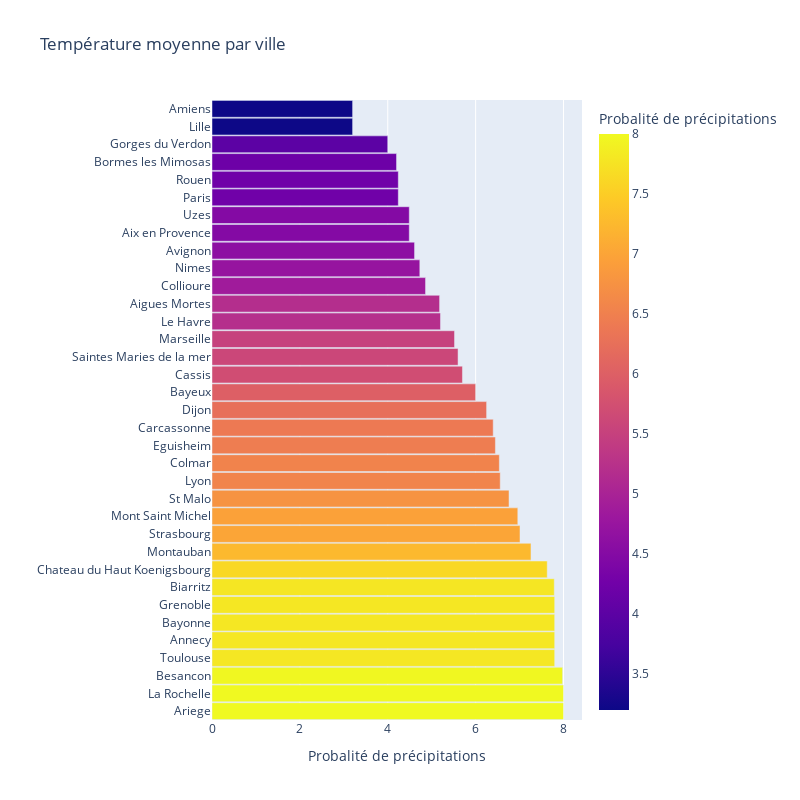

Notebook source saved alongside this figure:
### Code cell
fig_bar_pop = px.bar(
    df_city_pop,
    x="pop",
    y="city",
    color="pop",
    color_continuous_scale="Plasma",
    orientation="h",
    labels={"pop": "Probalité de précipitations"},
    title="Température moyenne par ville"
)

fig_bar_pop.update_layout(
    height=800,
    width=800,
    bargap=0.05,
    yaxis=dict(title="")
)

fig_bar_pop.show()

### Figure 1 — Plotly figure (JSON) as saved in the notebook; plotly's stock layout.template omitted (floating-point values rounded to 4 significant figures)
{"data": [{"alignmentgroup": "True", "hovertemplate": "Probalité de précipitations=%{marker.color}<br>city=%{y}<extra></extra>", "legendgroup": "", "marker": {"color": [8, 8, 7.98, 7.8, 7.8, 7.8, 7.8, 7.79, 7.63, 7.26, 7.01, 6.96, 6.76, 6.56, 6.54, 6.45, 6.4, 6.25, 6, 5.7, 5.6, 5.52, 5.2, 5.18, 4.86, 4.73, 4.61, 4.49, 4.49, 4.24, 4.24, 4.2, 4, 3.2, 3.2], "coloraxis": "coloraxis", "pattern": {"shape": ""}}, "name": "", "offsetgroup": "", "orientation": "h", "showlegend": false, "textposition": "auto", "type": "bar", "x": [8, 8, 7.98, 7.8, 7.8, 7.8, 7.8, 7.79, 7.63, 7.26, 7.01, 6.96, 6.76, 6.56, 6.54, 6.45, 6.4, 6.25, 6, 5.7, 5.6, 5.52, 5.2, 5.18, 4.86, 4.73, 4.61, 4.49, 4.49, 4.24, 4.24, 4.2, 4, 3.2, 3.2], "xaxis": "x", "y": ["Ariege", "La Rochelle", "Besancon", "Toulouse", "Annecy", "Bayonne", "Grenoble", "Biarritz", "Chateau du Haut Koenigsbourg", "Montauban", "Strasbourg", "Mont Saint Michel", "St Malo", "Lyon", "Colmar", "Eguisheim", "Carcassonne", "Dijon", "Bayeux", "Cassis", "Saintes Maries de la mer", "Marseille", "Le Havre", "Aigues Mortes", "Collioure", "Nimes", "Avignon", "Aix en Provence", "Uzes", "Paris", "Rouen", "Bormes les Mimosas", "Gorges du Verdon", "Lille", "Amiens"], "yaxis": "y"}], "layout": {"bargap": 0.05, "barmode": "relative", "coloraxis": {"colorbar": {"title": {"text": "Probalité de précipitations"}}, "colorscale": [[0, "#0d0887"], [0.1111, "#46039f"], [0.2222, "#7201a8"], [0.3333, "#9c179e"], [0.4444, "#bd3786"], [0.5556, "#d8576b"], [0.6667, "#ed7953"], [0.7778, "#fb9f3a"], [0.8889, "#fdca26"], [1, "#f0f921"]]}, "height": 800, "legend": {"tracegroupgap": 0}, "title": {"text": "Température moyenne par ville"}, "width": 800, "xaxis": {"anchor": "y", "domain": [0, 1], "title": {"text": "Probalité de précipitations"}}, "yaxis": {"anchor": "x", "domain": [0, 1], "title": {"text": ""}}}}
